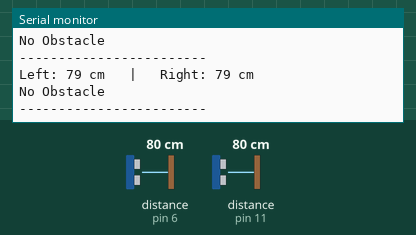
The sketch below on a simulated Arduino Uno, built with avr-gcc and run on an emulated ATmega328P. On the bench: the last lines printed to the serial monitor. Wiring (inferred from the names in the program): 2 × ultrasonic range finder: trigger pin 7, echo pin 6 / trigger pin 12, echo pin 11. The test bench sets the inputs (shaded band); at power-on: distance to the obstacle (sensors on pin 6, pin 11) 80 cm. The echo pulse lasts 58.3 µs per cm.

Above: at 1.2 s.
1.3 s: distance to the obstacle (sensor on pin 6) set to 2 cm
At 1.6 s:
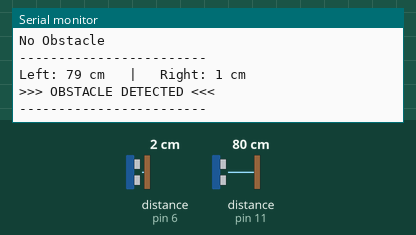
3.2 s: distance to the obstacle (sensor on pin 11) set to 120 cm
At 3.59 s:
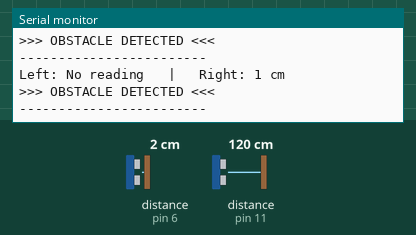
5.1 s: distance to the obstacle (sensor on pin 6) set to 9 cm
At 5.62 s:
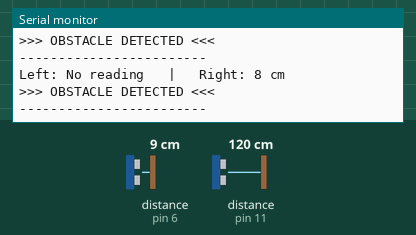
8.1 s: distance to the obstacle (sensor on pin 6) set to 120 cm
At 8.66 s:
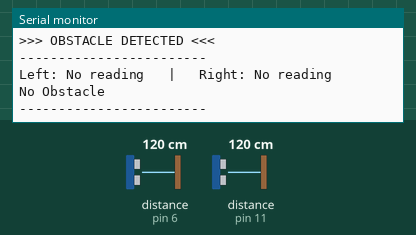
10.2 s: distance to the obstacle (sensor on pin 11) set to 2 cm
At 10.68 s:
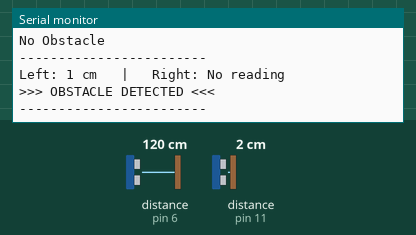
12.2 s: distance to the obstacle (sensor on pin 11) set to 4 cm
At 12.7 s:
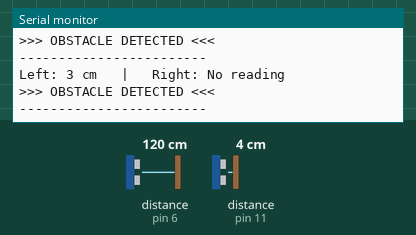

Measured:
- after the input at 1.3 s, the serial monitor: prints a new line after 0.05 s (image 1)
- after the input at 3.2 s, the serial monitor: prints a new line after 0.14 s (image 2)
- after the input at 5.1 s, the serial monitor: prints a new line after 0.26 s (image 3)
- after the input at 8.1 s, the serial monitor: prints a new line after 0.31 s (image 4)
- after the input at 10.2 s, the serial monitor: prints a new line after 0.22 s (image 5)
- after the input at 12.2 s, the serial monitor: prints a new line after 0.25 s (image 6)

The sketch:

obstacle_detection_test.ino
```cpp
// ========================================
// Ultrasonic Obstacle Detection Test
// ========================================

// Left ultrasonic sensor
const int trigLeft = 12;
const int echoLeft = 11;

// Right ultrasonic sensor
const int trigRight = 7;
const int echoRight = 6;

// Test threshold used during component testing
const int obstacleDistance = 25;  // cm

const unsigned long ultrasonicTimeout = 7000;

void setup() {
  Serial.begin(9600);

  pinMode(trigLeft, OUTPUT);
  pinMode(echoLeft, INPUT);

  pinMode(trigRight, OUTPUT);
  pinMode(echoRight, INPUT);

  Serial.println("Obstacle Detection Test Started");
  Serial.println("--------------------------------");
}

void loop() {
  long leftDistance = readDistance(trigLeft, echoLeft);

  // Small delay prevents interference between sensors
  delay(5);

  long rightDistance = readDistance(trigRight, echoRight);

  Serial.print("Left: ");

  if (leftDistance > 0) {
    Serial.print(leftDistance);
    Serial.print(" cm");
  } else {
    Serial.print("No reading");
  }

  Serial.print("   |   Right: ");

  if (rightDistance > 0) {
    Serial.print(rightDistance);
    Serial.println(" cm");
  } else {
    Serial.println("No reading");
  }

  bool leftObstacle =
    leftDistance > 0 &&
    leftDistance <= obstacleDistance;

  bool rightObstacle =
    rightDistance > 0 &&
    rightDistance <= obstacleDistance;

  if (leftObstacle || rightObstacle) {
    Serial.println(">>> OBSTACLE DETECTED <<<");
  } else {
    Serial.println("No Obstacle");
  }

  Serial.println("------------------------");

  delay(300);
}

long readDistance(int trigPin, int echoPin) {
  digitalWrite(trigPin, LOW);
  delayMicroseconds(2);

  digitalWrite(trigPin, HIGH);
  delayMicroseconds(10);

  digitalWrite(trigPin, LOW);

  long duration = pulseIn(
    echoPin,
    HIGH,
    ultrasonicTimeout
  );

  if (duration == 0) {
    return -1;
  }

  return duration * 0.0343 / 2;
}
```
